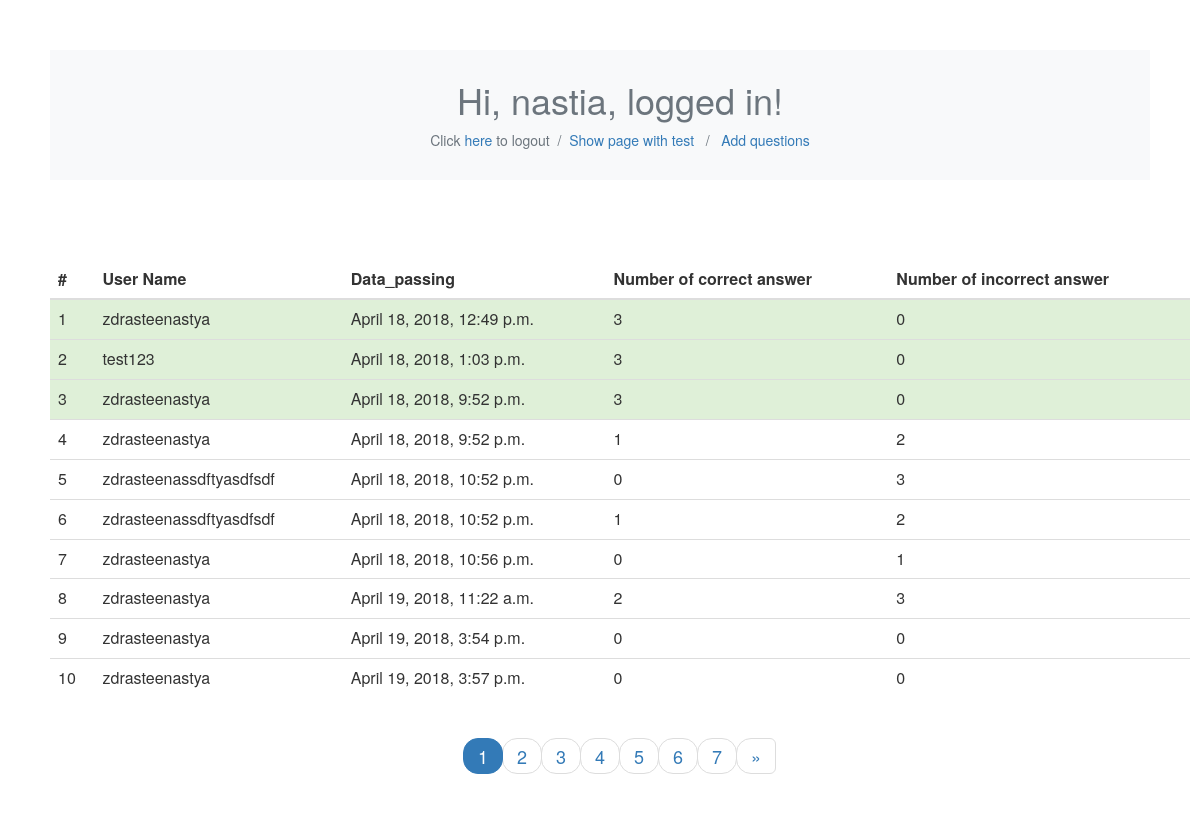
Screenshot of /polls/admin_view/ (signed in) with the database file from the repository.
### polls/models.py (models this page shows)
class Test(models.Model):
    user = models.ForeignKey(User, on_delete=models.CASCADE)
    number_of_correct_answer = models.IntegerField(default=0)
    number_of_incorrect_answer = models.IntegerField(default=0)
    data_passing = models.DateTimeField('date published')

### polls/views.py (the view)
def admin_view(request):
    return render_to_response('polls/admin_view.html',
                              {'full_name': request.user.username, 'tests': Test.objects.all()})

### polls/templates/polls/admin_view.html (shortened to what this page needs)
{% load staticfiles %}
<link rel="stylesheet" type="text/css" href="{% static 'polls/loggedin.css' %}"/>
<link rel="stylesheet" type="text/css" href="{% static 'polls/admin_view.css' %}"/>
<link href="//maxcdn.bootstrapcdn.com/bootstrap/4.0.0/css/bootstrap.min.css" rel="stylesheet" id="bootstrap-css">
<link href="//maxcdn.bootstrapcdn.com/bootstrap/3.3.0/css/bootstrap.min.css" rel="stylesheet" id="bootstrap-css1">
<section class="pt-5 pb-5 bg-light inner-header">
    <div class="container">
        <div class="row">
            <div class="col-md-12 text-center">
                <h1 class="mt-0 mb-3 text-secondary">Hi, {{full_name}}, logged in!</h1>
                <div class="breadcrumbs">
                    <p class="mb-0 text-secondary">Click <a href="/polls">here</a> to logout  /  <span
                            class="text-success"><a href="/polls/loggedin">Show page with test</a></span>&nbsp;&nbsp;  /&nbsp;&nbsp;  <a href="/polls/add_question">Add questions<a></p>
                </div>
            </div>
        </div>
    </div>
</section>
<div class="container">
    <div class="row">
        <div class="table-responsive">
            <table class="table table-hover">
                <thead>
                <tr>
                    <th>#</th>
                    <th>User Name</th>
                    <th>Data_passing</th>
                    <th>Number of correct answer</th>
                    <th>Number of incorrect answer</th>
                </tr>
                </thead>
                <tbody id="myTable">
                {% for test in tests %}
                {%if test.number_of_correct_answer > test.number_of_incorrect_answer%}
                <tr class="success">
                    <td>{{ forloop.counter }}</td>
                    <td>{{test.user}}</td>
                    <td>{{test.data_passing}}</td>
                    <td>{{test.number_of_correct_answer}}</td>
                    <td>{{test.number_of_incorrect_answer}}</td>
                </tr>
                {% else %}
                <tr>
                    <td>{{ forloop.counter }}</td>
                    <td>{{test.user}}</td>
                    <td>{{test.data_passing}}</td>
                    <td>{{test.number_of_correct_answer}}</td>
                    <td>{{test.number_of_incorrect_answer}}</td>
                </tr>
                {% endif %}
                {% endfor %}
                </tbody>
            </table>
        </div>
        <div class="col-md-12 text-center">
            <ul class="pagination pagination-lg pager" id="myPager"></ul>
        </div>
    </div>
</div>

### polls/static/polls/loggedin.css (style rules this page uses)
a { color: #4682B4 }

### polls/static/polls/admin_view.css (style rules this page uses)
a { color: #4682B4 }

### rows the page displays
Test: user "zdrasteenastya", data_passing "April 18, 2018, 12:49 p.m.", number_of_correct_answer "3", number_of_incorrect_answer "0"
Test: user "test123", data_passing "April 18, 2018, 1:03 p.m.", number_of_correct_answer "3", number_of_incorrect_answer "0"
Test: user "zdrasteenastya", data_passing "April 18, 2018, 9:52 p.m.", number_of_correct_answer "3", number_of_incorrect_answer "0"
Test: user "zdrasteenastya", data_passing "April 18, 2018, 9:52 p.m.", number_of_correct_answer "1", number_of_incorrect_answer "2"
Test: user "zdrasteenassdftyasdfsdf", data_passing "April 18, 2018, 10:52 p.m.", number_of_correct_answer "0", number_of_incorrect_answer "3"
Test: user "zdrasteenassdftyasdfsdf", data_passing "April 18, 2018, 10:52 p.m.", number_of_correct_answer "1", number_of_incorrect_answer "2"
Test: user "zdrasteenastya", data_passing "April 18, 2018, 10:56 p.m.", number_of_correct_answer "0", number_of_incorrect_answer "1"
Test: user "zdrasteenastya", data_passing "April 19, 2018, 11:22 a.m.", number_of_correct_answer "2", number_of_incorrect_answer "3"
Test: user "zdrasteenastya", data_passing "April 19, 2018, 3:54 p.m.", number_of_correct_answer "0", number_of_incorrect_answer "0"
Test: user "zdrasteenastya", data_passing "April 19, 2018, 3:57 p.m.", number_of_correct_answer "0", number_of_incorrect_answer "0"

### other values shown
{{ full_name }} "nastia"
